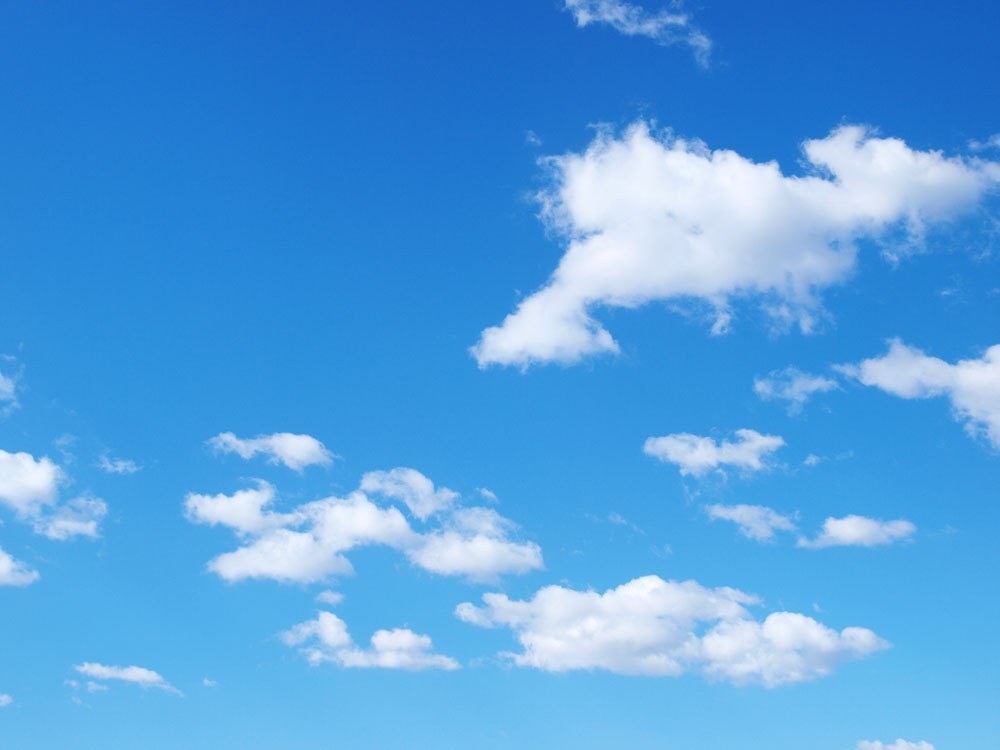
//> input picture 计算机视觉课程/第4章 用直方图统计像素/OpenCV 4.5/cloud.jpg, 1000 x 750 px
$ ./main   (built with g++ and OpenCV 4)
//> lines starting //> are read from the running program, lines starting //| are printed output that depends on the picture; after the words box and inside, x2 and y2 are one past the last pixel; in counts of white or black regions, pixels touching at a corner belong together
//
//  main.cpp
//  OpenCV4-5
//
//  Created by one on 2018/10/23.
//  Copyright © 2018 one. All rights reserved.
//

#include <opencv2/highgui/highgui.hpp>
#include <opencv2/imgproc/imgproc.hpp>
#include <iostream>

// 鼠标事件回调函数
// [11 lines left out: function onMouse, not called in this run]

// 创建灰度图像的直方图
class Histogram1D {
private:
    int histSize[1];        // 直方图中条目的数量
    float hranges[2];        // 值范围
    const float* ranges[1];    // 值范围的指针
    int channels[1];        // 要检查的通道

public:
    // [85 lines left out: functions Histogram1D, getHistogram, getHistogramImage, getImageOfHistogram, backProject, not called in this run]
};

// 反向映射颜色直方图
class ContentFinder {
private:
    // 直方图参数
    float hranges[2];
    const float* ranges[3];
    int channels[3];

    float threshold;            // 判断阈值
    cv::SparseMat histogram;    // 输入直方图

public:
    ContentFinder() :threshold(0.1f) {
        // 本类中，所有通道的范围相同
        ranges[0] = hranges;
        ranges[1] = hranges;
        ranges[2] = hranges;
    }

    // 设置直方图的阈值[0,1]
    void setThreshold(float t) {
        threshold = t;
    }

    // 取得阈值
    float getThreshold() {
        return threshold;
    }

    // 设置引用的直方图并归一化
    void setHistogram(const cv::SparseMat& h) {
        histogram = h;
        cv::normalize(histogram, histogram, 1.0, cv::NORM_L1);
    }

    // 使用全部通道，范围[0,256]
    cv::Mat find(const cv::Mat& image) {
        cv::Mat result;

        // 默认范围[0,256]
        hranges[0] = 0.0;
        hranges[1] = 256.0;
        // 三个通道
        channels[0] = 0;
        channels[1] = 1;
        channels[2] = 2;

        return find(image, hranges[0], hranges[1], channels);
    }

    // 查找属于直方图的像素
    cv::Mat find(const cv::Mat& image,
                 float minValue, float maxValue,
                 int *channels) {
        cv::Mat result;

        hranges[0] = minValue;
        hranges[1] = maxValue;

        // 直方图的维度数与通道列表一致
        for (int i = 0; i < histogram.dims(); i++)
            this->channels[i] = channels[i];

        cv::calcBackProject(&image,
                            1,            // 一次只使用一个图像
                            channels,    // 向量表示哪个直方图维度属于哪个图像通道
                            histogram,    // 用到的直方图
                            result,        // 反向投影的图像
                            ranges,        // 每个维度的值范围
                            255.0        // 选用的换算系数，把概率值1映射到255
                            );

        // 对反向投影结果做阈值化，得到二值图像
        if (threshold > 0.0)
            cv::threshold(result, result,
                          255.0 * threshold, 255.0, cv::THRESH_BINARY);

        return result;
    }
};

// 计算彩色BGR图像的直方图
class ColorHistogram {
private:
    int histSize[3];        // 每个维度的大小
    float hranges[2];        // 值的范围
    const float* ranges[3];    // 每个维度的范围
    int channels[3];        // 需要处理的通道

public:
    ColorHistogram() {
        // 准备用于彩色图像的默认参数
        // 每个维度的大小和范围是相等的
        histSize[0] = histSize[1] = histSize[2] = 256;
        hranges[0] = 0.0;    // BGR范围为0~256
        hranges[1] = 256.0;
        // 这个类中，所有通道的范围都相等
        ranges[0] = hranges;
        ranges[1] = hranges;
        ranges[2] = hranges;
        // 三个通道
        channels[0] = 0;
        channels[1] = 1;
        channels[2] = 2;
    }

    //计算直方图
    cv::SparseMat getHistogram(const cv::Mat &image) {
        cv::SparseMat hist(3,            // 维数
                           histSize,            // 每个维度的大小
                           CV_32F);

        // 计算直方图
        cv::calcHist(&image,
                     1,            // 仅为一个图像的直方图
                     channels,    // 使用的通道
                     cv::Mat(),    // 不使用掩码
                     hist,        // 得到的直方图
                     3,            // 这是一个三维的直方图
                     histSize,    // 条目数量
                     ranges        // 像素值的范围
                     );

        return hist;
    }

    void setSize(int size) {
        histSize[0] = histSize[1] = histSize[2] = size;
    }
};

int main()
{
    // 读取输入的图像
    /*cv::Mat image = cv::imread("cloud.jpg",
     CV_LOAD_IMAGE_GRAYSCALE);  // 作为灰度图导入
     // 设置鼠标回调函数
     cv::setMouseCallback("原图", onMouse, reinterpret_cast<void*>(&image));
     // 定义兴趣区域(ROI)
     cv::Rect rect(556, 159, 40, 40);
     cv::Mat imageROI = image(rect);    // 云彩区域
     // 显示带ROI的原图
     cv::Mat imageShown = image.clone(); // 为避免修改image，进行克隆
     cv::rectangle(imageShown, rect, cv::Scalar(0));
     cv::imshow("原图", imageShown);
     // 提取ROI的直方图
     Histogram1D h;
     cv::Mat hist = h.getHistogram(imageROI);
     // 归一化直方图，得到ROI中各像素属于云彩的概率
     cv::normalize(
     hist,    // 输入数组
     hist,    // 输出数组
     1.0,    // 归一化，这里就填1
     0.0,    // 此参数针对range归一化，这里无用
     cv::NORM_L1);    // 表示结果各元素之和为1.0
     // 反向投影直方图
     cv::Mat result;
     h.backProject(image, hist, result);
     cv::imshow("反向投影结果", result);
     //cv::imshow("反向投影结果直方图", h.getHistogramImage(result));
     // 阈值化
     cv::threshold(result, result, 2, 255, cv::THRESH_BINARY);
     cv::imshow("阈值化结果", result);*/

    /*反向映射彩色直方图*/
    ColorHistogram hc;
    cv::Mat color = cv::imread("cloud.jpg");  // 装载彩色图像
//> color is the input picture: 750 rows x 1000 cols, CV_8UC3; mean B, G, R 223.7, 159.7, 83.5

    // 定义兴趣区域
    cv::Rect rect(556, 159, 40, 40);
    cv::Mat imageROI = color(rect);    // 云彩区域
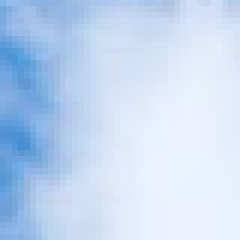
//> imageROI: 40 rows x 40 cols, CV_8UC3 (shown 6 times larger); mean B, G, R 241.7, 215.8, 195.1
    // 显示带ROI的原图
    cv::Mat imageShown = color.clone(); // 为避免修改image，进行克隆
    cv::rectangle(imageShown, rect, cv::Scalar(0, 0, 255));
//> imageShown: 750 rows x 1000 cols, CV_8UC3; 156 pixels changed, all inside (x1, y1, x2, y2) = (556, 159, 596, 199)
    cv::imshow("Original", imageShown);

    // 取得3D颜色直方图(每个通道含8个条目)
    hc.setSize(8); // 8×8×8
    cv::SparseMat shist = hc.getHistogram(imageROI);

    // 创建内容搜寻器
    ContentFinder finder;
    // 设置用来反向投影的直方图
    finder.setHistogram(shist);
    finder.setThreshold(0.05f);

    // 取得颜色直方图的反向投影
    cv::Mat result = finder.find(color);
//> in find, `cv::calcBackProject(&image, 1, channels, histogram, result, ranges, 25..`:
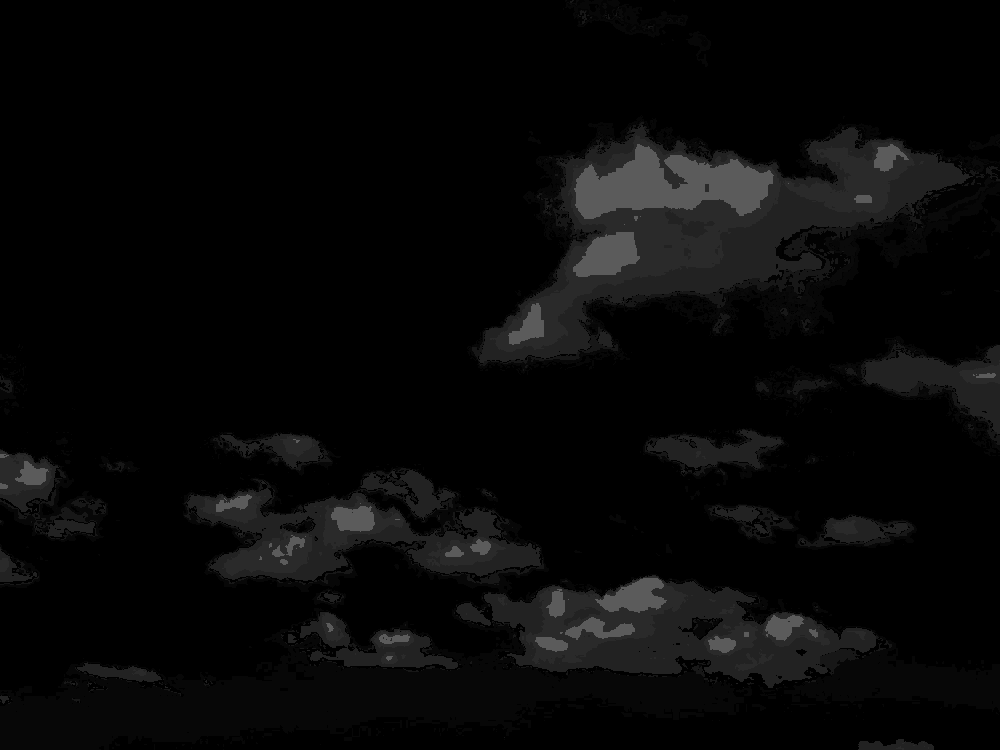
//> result: 750 rows x 1000 cols, CV_8UC1; min 0, max 91, mean 7.9
//> in find, `cv::threshold(result, result, 255.0 * threshold, 255.0, cv::THRESH_BIN..`:
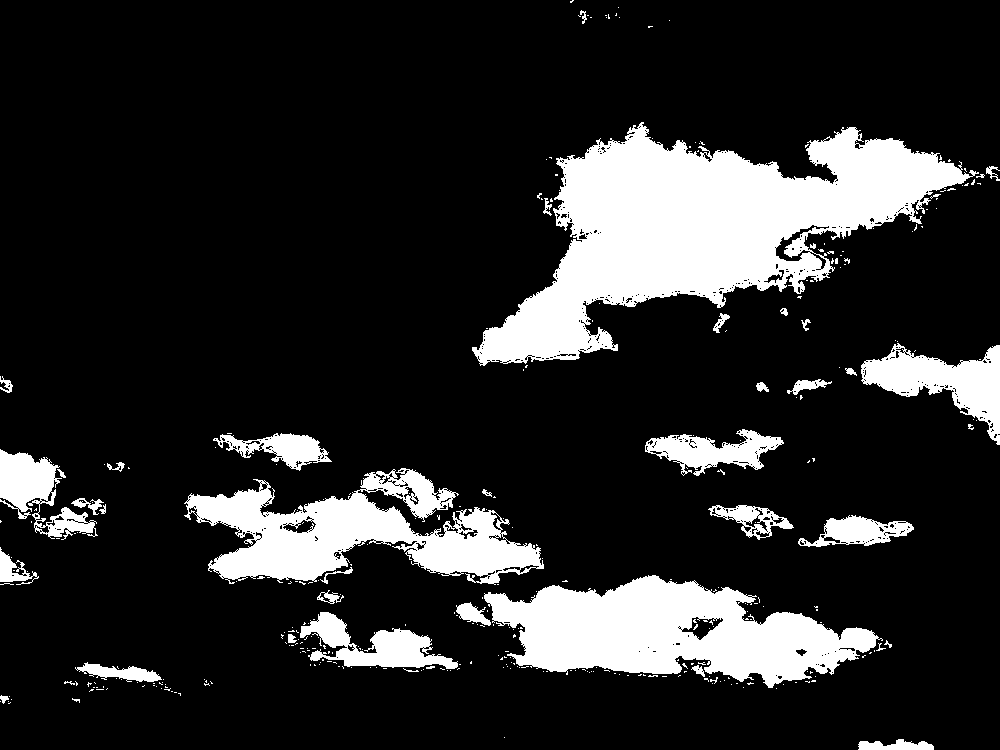
//> result: 750 rows x 1000 cols, CV_8UC1; 16.5% white; 345 white regions (301 under 20 px), largest, box (x1, y1, x2, y2) and area: (472, 122, 979, 366) 51915, (484, 575, 883, 688) 25162, (184, 468, 544, 585) 19725
    cv::imshow("Result", result);

    cv::waitKey();    // 等待按键
}
